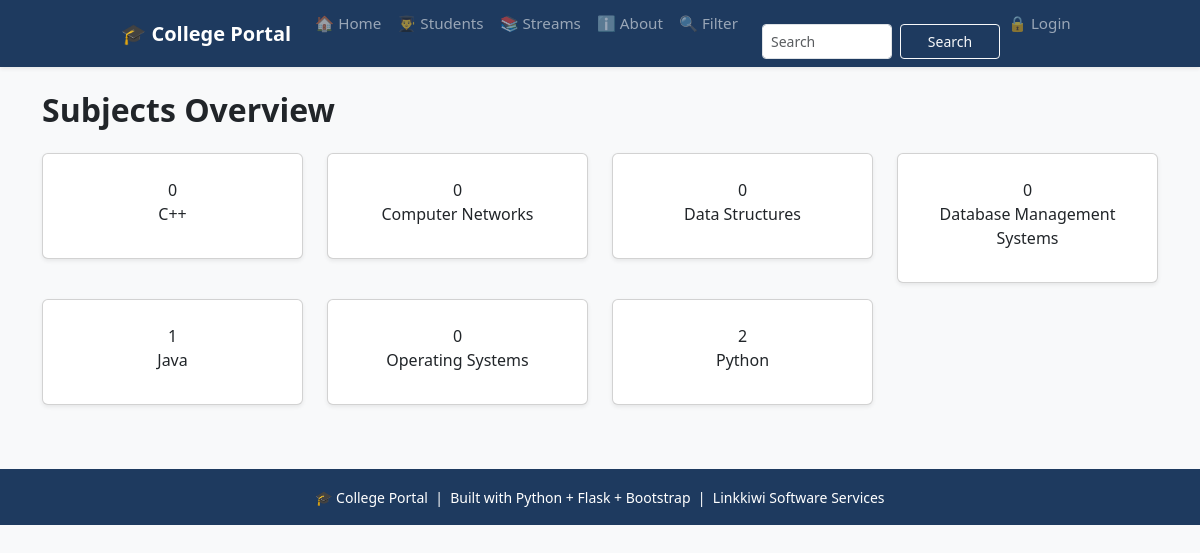
Page /subjects on the committed database.
### tables this page shows
CREATE TABLE subjects (
                     id INTEGER PRIMARY KEY AUTOINCREMENT,
                     name TEXT NOT NULL UNIQUE
                     );

### app.py (the view)
@app.route('/subjects')
def subjects():
    conn= get_db()
    rows = conn.execute('''
            SELECT subjects.name AS subject_name, COUNT(students.id) AS student_count
            FROM subjects
            LEFT JOIN students ON students.subject = subjects.name
            GROUP BY subjects.name
            ORDER BY subjects.name
    ''').fetchall()
    conn.close()
    return render_template('subjects.html', rows=rows)

### database.py (called while the page is built)
def get_db():
   conn = sqlite3.connect('myproject.db')
   conn.row_factory = sqlite3.Row  # To access columns by name
   return conn

### templates/subjects.html (shortened to what this page needs)
{% extends "base.html" %}
{% block content %}
<h2 class="fw-bold mb-4">Subjects Overview</h2>
<div class="row">
{% for row in rows %}
<div class="col-md-3 mb-3">
    <div class="card shadow-sm text-center p-3">
        <h2 class="fw-bold" style="color:#1e3a5f;"></h2>{{ row['student_count'] }}</h2>
        <p>{{ row['subject_name'] }}</p>
    </div>
</div>
{% endfor %}
</div>
{% endblock %}

### templates/base.html (shortened to what this page needs)
<!DOCTYPE html>
<html lang="en">
<head>
    <link href="https://cdn.jsdelivr.net/npm/bootstrap@5.3.0/dist/css/bootstrap.min.css"
          rel="stylesheet">
</head>
<body class="bg-light">
    <nav class="navbar navbar-expand navbar-dark shadow-sm"
         style="background-color: #1e3a5f;">
        <div class="container justify-content-center">
            <a class="navbar-brand fw-bold fs-5 me-3" href="{{ url_for('home') }}">
                🎓 College Portal
            </a>
            <div class="navbar-nav">
                <a class="nav-link px-2 py-1" href="{{ url_for('home') }}">
                    🏠 Home
                </a>
                <a class="nav-link px-2 py-1" href="{{ url_for('students_page') }}">
                    👨‍🎓 Students
                </a>
                <a class="nav-link px-2 py-1" href="{{ url_for('subjects') }}">
                    📚 Streams
                </a>
                <a class="nav-link px-2 py-1" href="{{ url_for('about') }}">
                    ℹ️ About
                </a>
                <a class ="nav-link px-2 py-1" href="{{ url_for('filter_students') }}">
                    🔍 Filter
                </a>
                <form class="d-flex ms-3 mt-3" action="{{ url_for('search') }}" method="GET">
                    <input class="form-control form-control-sm me-2" style="width:130px; height:35px" type="search" placeholder="Search" name="q">
                    <button class="btn btn-outline-light btn-sm" style="width:100px; height:35px" type="submit">Search</button>
                </form>
                {% if session.username %}
                    <span class="nav-link px-2 py-1 text-white">👤 {{ session.username }}</span>
                    <a class="nav-link px-2 py-1" href="{{ url_for('logout') }}">
                        🔓 Logout
                    </a>
                {% else %}
                    <a class="nav-link px-2 py-1" href="{{ url_for('login') }}">
                        🔒 Login
                    </a>
                {% endif %}
            </div>
        </div>
    </nav>
<div class="container mt-4 mb-5">
        {% block content %}
        {% endblock %}
</div>
    <footer style="background-color: #1e3a5f;" class="text-white text-center py-3 mt-5">
        <small>
            🎓 College Portal &nbsp;|&nbsp;
            Built with Python + Flask + Bootstrap &nbsp;|&nbsp;
            Linkkiwi Software Services
        </small>
    </footer>
</body>
</html>

### templates/base.html (style rules this page uses)
.navbar { min-height: 60px; }
:root { --brand: #1e3a5f; }
.nav-link { font-size: 0.95rem; font-weight: 500; }

### rows in the picture
subjects: student_count "0", subject_name "Computer Networks"
subjects: student_count "0", subject_name "Data Structures"
subjects: student_count "0", subject_name "Database Management Systems"
subjects: student_count "1", subject_name "Java"
subjects: student_count "0", subject_name "Operating Systems"
subjects: student_count "2", subject_name "Python"

### other values in the picture
{{ row['student_count'] }} "0"
{{ row['subject_name'] }} "C++"
